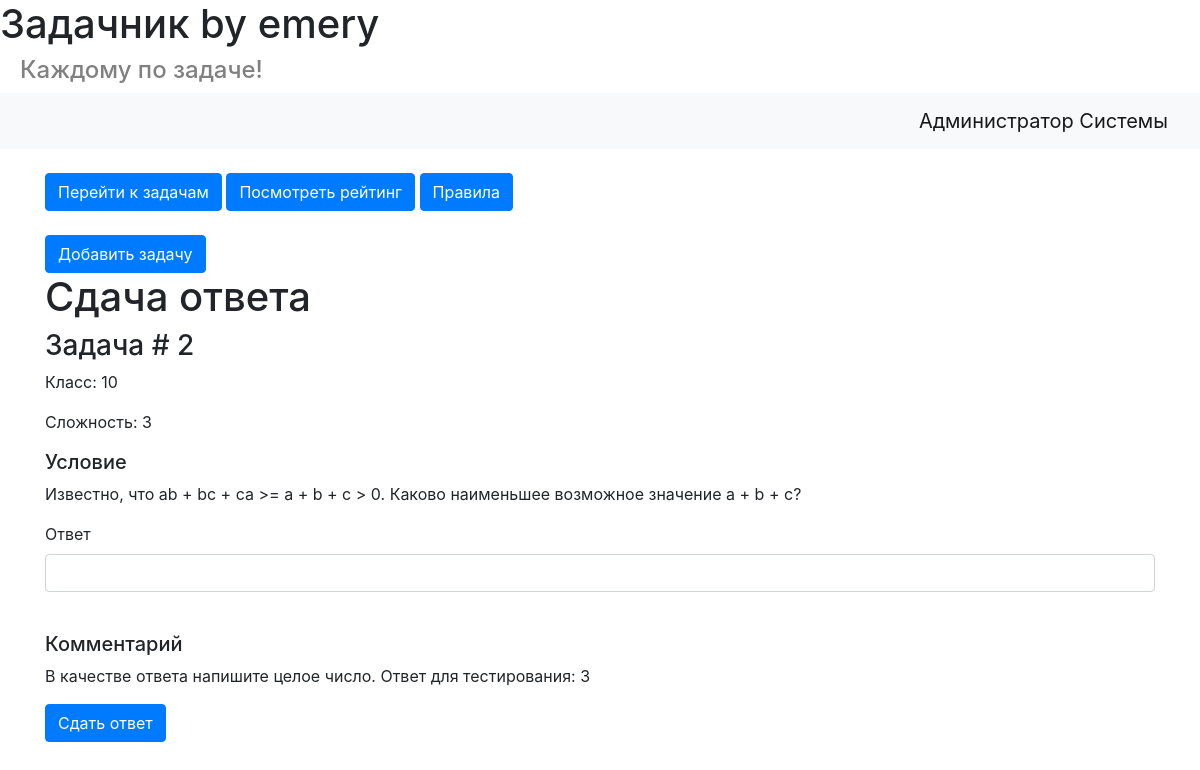
The page /2 (signed in) on the database its author committed.
### data/users.py (models this page shows, shortened)
class User(SqlAlchemyBase, UserMixin, SerializerMixin):
    __tablename__ = 'users'
    id = sqlalchemy.Column(sqlalchemy.Integer, primary_key=True, autoincrement=True)
    surname = sqlalchemy.Column(sqlalchemy.String)
    name = sqlalchemy.Column(sqlalchemy.String)
    email = sqlalchemy.Column(sqlalchemy.String, index=True, unique=True, nullable=True)
    hashed_password = sqlalchemy.Column(sqlalchemy.String, nullable=True)
    role = sqlalchemy.Column(sqlalchemy.Integer, default=0) #при регистрации любому пользователю присваевается роль 0
    modified_date = sqlalchemy.Column(sqlalchemy.DateTime, default=datetime.datetime.now)
    rating = sqlalchemy.Column(sqlalchemy.Integer, default=0)
    problems = orm.relation("Problems", secondary="users_to_problems", backref="users")

### data/problems.py (models this page shows)
class Problems(SqlAlchemyBase, SerializerMixin):
    __tablename__ = 'problems'
    id = sqlalchemy.Column(sqlalchemy.Integer, primary_key=True, autoincrement=True)
    owner = sqlalchemy.Column(sqlalchemy.Integer, sqlalchemy.ForeignKey("users.id"))
    text = sqlalchemy.Column(sqlalchemy.String)
    difficulty = sqlalchemy.Column(sqlalchemy.Integer)
    level = sqlalchemy.Column(sqlalchemy.Integer)
    answer = sqlalchemy.Column(sqlalchemy.String)
    comment = sqlalchemy.Column(sqlalchemy.String, default='')
    modified_date = sqlalchemy.Column(sqlalchemy.DateTime, default=datetime.datetime.now)

### data/problems_api.py (the view, shortened to what this page needs)
@blueprint.route('/<int:problem_id>', methods=['GET', 'POST'])
@login_required
def problem_answer(problem_id):
    form = AnswerForm()
    db_sess = db_session.create_session()
    problem = db_sess.query(Problems).filter(Problems.id == problem_id).first()
    user = db_sess.query(User).filter(User.id == current_user.id).first()
    return render_template('answer_form.html', title='Answer',
                           problem=problem, form=form)

### data/answer_form.py
class AnswerForm(FlaskForm):
    answer = StringField('Ответ')
    submit = SubmitField('Сдать ответ')

### data/db_session.py (called while the page is built)
def create_session() -> Session:
    global __factory
    return __factory()

### data/problems_api.py (called while the page is built)
def login_required(f):  #функция, непозволяющая не авторизованным пользователям смотреть некоторые страницы
    @wraps(f)
    def wrap(*args, **kwargs):
        if current_user.is_authenticated:
            return f(*args, **kwargs)
        else:
            return redirect('/login')
    return wrap

### main.py (called while the page is built)
@login_manager.user_loader
def load_user(user_id):
    db_sess = db_session.create_session()
    return db_sess.query(User).get(user_id)

### templates/answer_form.html (shortened to what this page needs)
{% extends "base.html" %}
{% block content %}
    <h1>Сдача ответа</h1>
    <h3>Задача # {{ problem.id }}</h3>
    <form action="" method="post">
        <p>Класс: {{problem.level}}</p>
        <p>Сложность: {{problem.difficulty}}</p>
        <h5>Условие</h5>
        <p>{{problem.text}}</p>
        <p>
            {{ form.answer.label }}<br>
            {{ form.answer(class="form-control") }}<br>
        </p>
        <h5>Комментарий</h5>
        <p>{{problem.comment}}</p>
        <p>{{ form.submit(type="submit", class="btn btn-primary") }}</p>
    </form>
{% endblock %}

### templates/base.html (shortened to what this page needs)
<!doctype html>
<html lang="en">
<head>
    <link rel="stylesheet"
          href="https://stackpath.bootstrapcdn.com/bootstrap/4.4.1/css/bootstrap.min.css"
>
    <link rel="stylesheet" href="static/css/style.css">
</head>
<body>
<header>
    <h1>Задачник by emery</h1>
    <h4>Каждому по задаче!</h4>
    <nav class="navbar navbar-light bg-light">
        {% if current_user.is_authenticated %}
            <a class="navbar-brand" href="/logout">{{current_user.surname}} {{ current_user.name }}</a>
        {% else %}
        <p>
            <a class="btn btn-primary " href="/register">Зарегистрироваться</a>
            <a class="btn btn-success" href="/login">Войти</a>
        </p>
        {% endif %}
    </nav>
</header>
<main role="main" class="container">
    <br>
    <a class="btn btn-primary " href="/show_problems">Перейти к задачам</a>
    <a class="btn btn-primary " href="/show_rating">Посмотреть рейтинг</a>
    <a class="btn btn-primary " href="/help">Правила</a>
    <br> </br>
    {% if current_user.is_authenticated %}
        {% if current_user.role > 0 %}
                <a class="btn btn-primary" href="/add_problem">Добавить задачу</a>
        {% endif %}
    {% endif %}
    {% block content %}{% endblock %}
</main>
</body>
</html>

### static/css/style.css (style rules this page uses)
h4 { color:grey; padding-left: 20px; }

### rows shown on the page
User: surname "Администратор", name "Системы"
Problems: id "2", level "10", difficulty "3", text "Известно, что ab + bc + ca >= a + b + c > 0. Каково наименьшее возможное значение a + b + c?", comment "В качестве ответа напишите целое число. Ответ для тестирования: 3"
